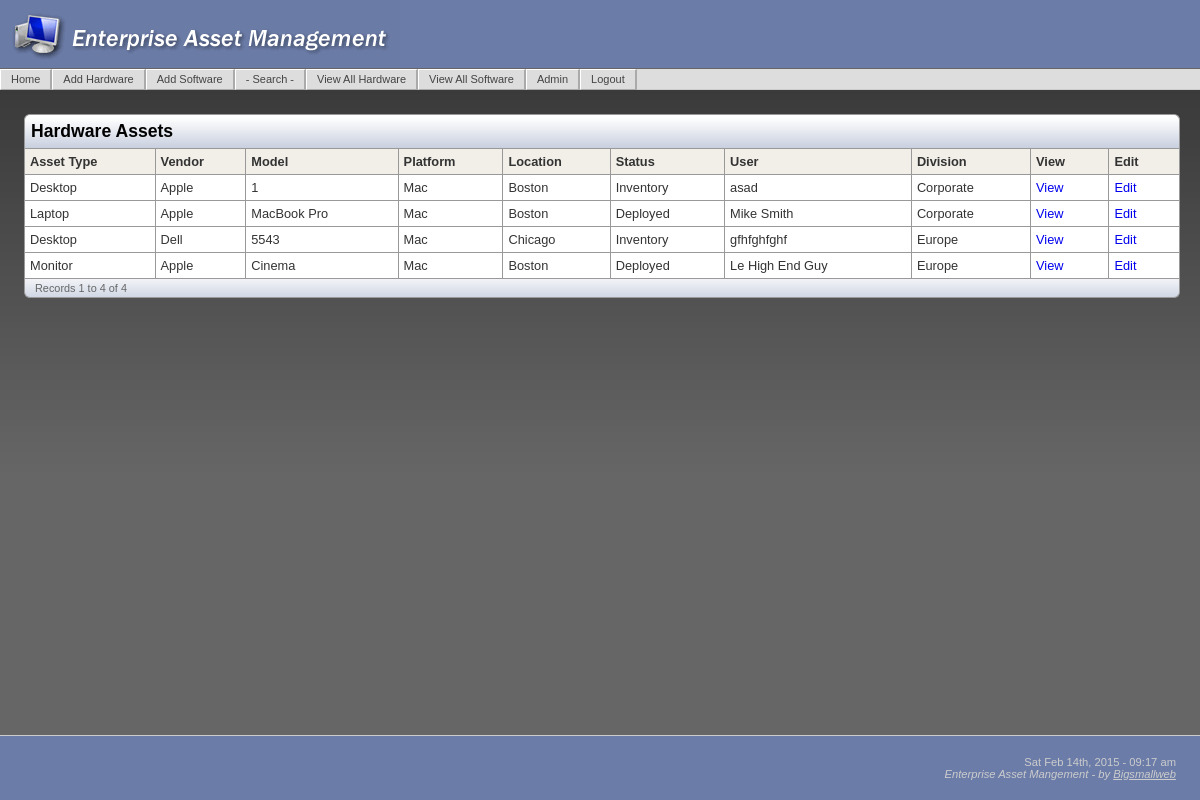
The app's page /HardwareMac.php (signed in) with its own data.
### tables this page shows
CREATE TABLE IF NOT EXISTS `assets_hardware` (
  `asset_hardware_id` int(10) unsigned NOT NULL AUTO_INCREMENT,
  `asset_type` varchar(50) DEFAULT NULL,
  `vendor` varchar(50) NOT NULL DEFAULT '',
  `model` varchar(30) NOT NULL DEFAULT '',
  `serialnumber` varchar(30) DEFAULT NULL,
  `asset_tag` varchar(24) DEFAULT NULL,
  `purchase_order` varchar(50) DEFAULT NULL,
  `location` varchar(50) DEFAULT NULL,
  `date_purchase` varchar(12) DEFAULT NULL,
  `date_decomission` varchar(12) DEFAULT NULL,
  `status` varchar(50) DEFAULT NULL,
  `user` varchar(50) DEFAULT NULL,
  `division` varchar(50) DEFAULT NULL,
  `platform` varchar(50) DEFAULT NULL,
  `comments` text,
  `monitor_size` int(2) DEFAULT NULL,
  `warranty` varchar(15) DEFAULT NULL,
  `cube` varchar(10) DEFAULT NULL,
  `field_address` text,
  `user_account` varchar(12) DEFAULT NULL,
  PRIMARY KEY (`asset_hardware_id`)
);

### HardwareMac.php (the view, shortened to what this page needs)
<?php require_once('Connections/eam.php'); ?>
<?php
$maxRows_rsHardwareAssets = 50;
$pageNum_rsHardwareAssets = 0;
$startRow_rsHardwareAssets = $pageNum_rsHardwareAssets * $maxRows_rsHardwareAssets;
$query_rsHardwareAssets = "SELECT * FROM assets_hardware WHERE  assets_hardware.platform = 'MAC' ";
$query_limit_rsHardwareAssets = sprintf("%s LIMIT %d, %d", $query_rsHardwareAssets, $startRow_rsHardwareAssets, $maxRows_rsHardwareAssets);
$rsHardwareAssets = mysql_query($query_limit_rsHardwareAssets, $eam) or die(mysql_error());
$row_rsHardwareAssets = mysql_fetch_assoc($rsHardwareAssets);
if (isset($_GET['totalRows_rsHardwareAssets'])) {
  $totalRows_rsHardwareAssets = $_GET['totalRows_rsHardwareAssets'];
} else {
  $all_rsHardwareAssets = mysql_query($query_rsHardwareAssets);
  $totalRows_rsHardwareAssets = mysql_num_rows($all_rsHardwareAssets);
}
?>
<?php include('includes/header.php'); ?>
    <h3>Hardware Assets </h3>
    <table class="table1">
      <tr>
        <th>Asset Type </th>
        <th>Vendor</th>
        <th>Model</th>
        <th>Platform</th>
        <th>Location</th>
        <th>Status</th>
        <th>User</th>
        <th>Division</th>
        <th>View &nbsp; </th>
        <th>Edit &nbsp; </th>
      </tr>
      <?php do { ?>
        <tr onmouseover="this.bgColor='#F2F7FF'" onmouseout="this.bgColor='#FFFFFF'";>
          <td> <?php echo $row_rsHardwareAssets['asset_type']; ?>&nbsp; </td>
          <td> <?php echo $row_rsHardwareAssets['vendor']; ?>&nbsp; </td>
          <td> <?php echo $row_rsHardwareAssets['model']; ?>&nbsp; </td>
          <td> <?php echo $row_rsHardwareAssets['platform']; ?>&nbsp; </td>
          <td> <?php echo $row_rsHardwareAssets['location']; ?>&nbsp; </td>
          <td> <?php echo $row_rsHardwareAssets['status']; ?>&nbsp; </td>
          <td> <?php echo $row_rsHardwareAssets['user']; ?>&nbsp; </td>
          <td> <?php echo $row_rsHardwareAssets['division']; ?>&nbsp; </td>
          <td> <a href="HardwareDetail.php?recordID=<?php echo $row_rsHardwareAssets['asset_hardware_id']; ?>">View</a></td>
          <td> <a href="HardwareUpdate.php?recordID=<?php echo $row_rsHardwareAssets['asset_hardware_id']; ?>">Edit</a></td>
        </tr>
      <?php } while ($row_rsHardwareAssets = mysql_fetch_assoc($rsHardwareAssets)); ?>
    </table>
 <table class="pagination">
      <tr>
	  <td>Records <?php echo ($startRow_rsHardwareAssets + 1) ?> to <?php echo min($startRow_rsHardwareAssets + $maxRows_rsHardwareAssets, $totalRows_rsHardwareAssets) ?> of <?php echo $totalRows_rsHardwareAssets ?></td>
	  <td>
	</td>
	</tr>
	</table>
    <?php include('includes/footer.php'); ?>

### includes/eam_main.css (style rules this page uses)
html, body { font-family: Verdana, Arial, Helvetica, sans-serif; background:url(../images/bkgd.jpg); background-repeat:repeat-x; background-position:top; background-color: #666; margin:0; text-align: center; color: #000000; font-size:100%; height:100% }
h1, h2, h3, h4 { font-family:"Trebuchet MS", Verdana, Arial, Helvetica, sans-serif; }
h3 { font-size:110%; padding:6px; margin:0; background-color:#DADFE9; border-top:1px solid #999; border-right:1px solid #999; border-left:1px solid #999; border-spacing:0px; border-collapse: collapse; background-image:url(../images/titleBk.gif); border-radius: 6px 6px 0 0; -moz-border-radius: 6px 6px 0 0; }
p, td { font-size:80%; }
th { font-size:80%; }
a { text-decoration:none; }
table a { display: block; width: 100%; }
.table1 { border-width: 1px; border-spacing:0px; border-style: solid; border-color: #999; border-collapse: collapse; background-color:#FFFFFF; width:100%; }
.table1 th { border-width: 1px; border-style: solid; border-color: #999; padding: 5px; background-color: #F2EFE9; text-align:left; color:#333; }
.table1 td { border-width: 1px; border-style: solid; border-color: #999; padding: 5px; text-align:left; color:#333; }
.pagination { width:100%; border-width: 1px; border-spacing:0px; border-style: solid; border-top:none; border-color: #999; background-color:#FFFFFF; background-image:url(../images/titleBk1.gif); margin:0 auto; border-radius: 0 0 6px 6px; -moz-border-radius:0 0 6px 6px; }
.pagination td { padding: 3px 10px; text-align:left; color:#666; font-size:68%; }

### records on screen
assets_hardware: asset_type "Desktop", vendor "Apple", model "1", platform "Mac", location "Boston", status "Inventory", user "asad", division "Corporate"
assets_hardware: asset_type "Laptop", vendor "Apple", model "MacBook Pro", platform "Mac", location "Boston", status "Deployed", user "Mike Smith", division "Corporate"
assets_hardware: asset_type "Desktop", vendor "Dell", model "5543", platform "Mac", location "Chicago", status "Inventory", user "gfhfghfghf", division "Europe"
assets_hardware: asset_type "Monitor", vendor "Apple", model "Cinema", platform "Mac", location "Boston", status "Deployed", user "Le High End Guy", division "Europe"

### other values on screen
$startRow_rsHardwareAssets + 1 "1"
$totalRows_rsHardwareAssets "4"
